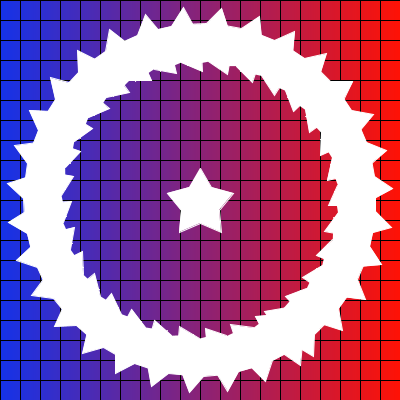
Frame 1 (no input)
Frame 60 (the mouse pressed at the canvas centre just before this capture): identical to frame 1, image omitted
Frame 120 (the mouse held since frame 60 and released just before this capture): identical to frame 1, image omitted

The Processing sketch that drew this single still picture (run headless with seeded random() and noise(); from frame 60 on, the mouse is pressed at the canvas centre):

// Processing sketch: processing_91419
// ── processing_91419.pde

color c1, c2;

void setup()
{
  size(400, 400);
  background(0);
  
  c1 = color(#1532E8);
  c2 = color(#FF1205);
}

void draw()
{   
  setGradient(0, 0, width, height, c1, c2);
  
  stroke(0);
    
  for (int x = 0; x < width; x+=20)
  {
    for (int y = 0; y < height; y+=20)
    {
      line(0, y, height, y);
    }
    line(x, 0, x, width);
  }
  
  stroke(255);
  fill(255);
  drawShape(150, 150);

  pushMatrix();
  translate(200, 200);
  for (float a = 0; a < 31.5; a++)
  {
    rotate(0.2);
    drawShape(60, 60);
  }
  popMatrix();
}

void setGradient(int x, int y, float w, float h, color c1, color c2)
{
      for (int i = x; i <= x+w; i++) 
    {
      float inter = map(i, x, x+w, 0, 1);
      color c = lerpColor(c1, c2, inter);
      stroke(c);
      line(i, y, i, y+h);
    }
}

void drawShape(float offx, float offy)
{
  int[] x = {50, 61, 83, 69, 71, 50, 29, 31, 17, 39};
  int[] y = {18, 37, 43, 60, 82, 73, 82, 60, 43, 37};
  
  beginShape();
  for (int i = 0; i < x.length; i++)
  {
    vertex(x[i] + offx, y[i] + offy);
  }
  endShape();
}
